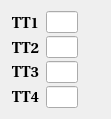
  <widget class="QWidget" name="widget_5" native="true">
   <property name="geometry">
    <rect>
     <x>130</x>
     <y>410</y>
     <width>111</width>
     <height>101</height>
    </rect>
   </property>
   <layout class="QHBoxLayout" name="horizontalLayout_38">
    <item>
     <layout class="QVBoxLayout" name="verticalLayout_26">
      <property name="spacing">
       <number>2</number>
      </property>
      <item>
       <widget class="QLabel" name="label_122">
        <property name="font">
         <font>
          <family>Utopia</family>
          <pointsize>11</pointsize>
          <weight>75</weight>
          <bold>true</bold>
         </font>
        </property>
        <property name="text">
         <string>TT1</string>
        </property>
        <property name="alignment">
         <set>Qt::AlignCenter</set>
        </property>
       </widget>
      </item>
      <item>
       <widget class="QLabel" name="label_123">
        <property name="font">
         <font>
          <family>Utopia</family>
          <pointsize>11</pointsize>
          <weight>75</weight>
          <bold>true</bold>
         </font>
        </property>
        <property name="text">
         <string>TT2</string>
        </property>
        <property name="alignment">
         <set>Qt::AlignCenter</set>
        </property>
       </widget>
      </item>
      <item>
       <widget class="QLabel" name="label_124">
        <property name="font">
         <font>
          <family>Utopia</family>
          <pointsize>11</pointsize>
          <weight>75</weight>
          <bold>true</bold>
         </font>
        </property>
        <property name="text">
         <string>TT3</string>
        </property>
        <property name="alignment">
         <set>Qt::AlignCenter</set>
        </property>
       </widget>
      </item>
      <item>
       <widget class="QLabel" name="label_125">
        <property name="font">
         <font>
          <family>Utopia</family>
          <pointsize>11</pointsize>
          <weight>75</weight>
          <bold>true</bold>
         </font>
        </property>
        <property name="text">
         <string>TT4</string>
        </property>
        <property name="alignment">
         <set>Qt::AlignCenter</set>
        </property>
       </widget>
      </item>
     </layout>
    </item>
    <item>
     <layout class="QHBoxLayout" name="horizontalLayout_39">
      <property name="spacing">
       <number>2</number>
      </property>
      <item>
       <layout class="QVBoxLayout" name="verticalLayout_27">
        <property name="spacing">
         <number>3</number>
        </property>
        <item>
         <widget class="PyDMLineEdit" name="PyDMLineEdit_27">
          <property name="toolTip">
           <string/>
          </property>
          <property name="whatsThis">
           <string>
    Writeable text field to send and display channel values
    </string>
          </property>
          <property name="alignment">
           <set>Qt::AlignCenter</set>
          </property>
          <property name="readOnly">
           <bool>true</bool>
          </property>
         </widget>
        </item>
        <item>
         <widget class="PyDMLineEdit" name="PyDMLineEdit_28">
          <property name="toolTip">
           <string/>
          </property>
          <property name="whatsThis">
           <string>
    Writeable text field to send and display channel values
    </string>
          </property>
          <property name="alignment">
           <set>Qt::AlignCenter</set>
          </property>
          <property name="readOnly">
           <bool>true</bool>
          </property>
         </widget>
        </item>
        <item>
         <widget class="PyDMLineEdit" name="PyDMLineEdit_29">
          <property name="toolTip">
           <string/>
          </property>
          <property name="whatsThis">
           <string>
    Writeable text field to send and display channel values
    </string>
          </property>
          <property name="alignment">
           <set>Qt::AlignCenter</set>
          </property>
          <property name="readOnly">
           <bool>true</bool>
          </property>
         </widget>
        </item>
        <item>
         <widget class="PyDMLineEdit" name="PyDMLineEdit_30">
          <property name="toolTip">
           <string/>
          </property>
          <property name="whatsThis">
           <string>
    Writeable text field to send and display channel values
    </string>
          </property>
          <property name="alignment">
           <set>Qt::AlignCenter</set>
          </property>
          <property name="readOnly">
           <bool>true</bool>
          </property>
         </widget>
        </item>
       </layout>
      </item>
      <item>
       <layout class="QVBoxLayout" name="verticalLayout_28">
        <property name="spacing">
         <number>1</number>
        </property>
        <property name="sizeConstraint">
         <enum>QLayout::SetDefaultConstraint</enum>
        </property>
        <item>
         <widget class="QLabel" name="label_126">
          <property name="sizePolicy">
           <sizepolicy hsizetype="Preferred" vsizetype="Preferred">
            <horstretch>0</horstretch>
            <verstretch>0</verstretch>
           </sizepolicy>
          </property>
          <property name="minimumSize">
           <size>
            <width>20</width>
            <height>20</height>
           </size>
          </property>
          <property name="maximumSize">
           <size>
            <width>20</width>
            <height>20</height>
           </size>
          </property>
          <property name="styleSheet">
           <string notr="true">background-color: transparent;</string>
          </property>
          <property name="text">
           <string/>
          </property>
          <property name="pixmap">
           <pixmap>images/led_red.png</pixmap>
          </property>
          <property name="scaledContents">
           <bool>true</bool>
          </property>
          <property name="alignment">
           <set>Qt::AlignCenter</set>
          </property>
         </widget>
        </item>
        <item>
         <widget class="QLabel" name="label_127">
          <property name="sizePolicy">
           <sizepolicy hsizetype="Preferred" vsizetype="Preferred">
            <horstretch>0</horstretch>
            <verstretch>0</verstretch>
           </sizepolicy>
          </property>
          <property name="minimumSize">
           <size>
            <width>20</width>
            <height>20</height>
           </size>
          </property>
          <property name="maximumSize">
           <size>
            <width>20</width>
            <height>20</height>
           </size>
          </property>
          <property name="styleSheet">
           <string notr="true">background-color: transparent;</string>
          </property>
          <property name="text">
           <string/>
          </property>
          <property name="pixmap">
           <pixmap>images/led_red.png</pixmap>
          </property>
          <property name="scaledContents">
           <bool>true</bool>
          </property>
          <property name="alignment">
           <set>Qt::AlignCenter</set>
          </property>
         </widget>
        </item>
        <item>
         <widget class="QLabel" name="label_128">
          <property name="sizePolicy">
           <sizepolicy hsizetype="Preferred" vsizetype="Preferred">
            <horstretch>0</horstretch>
            <verstretch>0</verstretch>
           </sizepolicy>
          </property>
          <property name="minimumSize">
           <size>
            <width>20</width>
            <height>20</height>
           </size>
          </property>
          <property name="maximumSize">
           <size>
            <width>20</width>
            <height>20</height>
           </size>
          </property>
          <property name="styleSheet">
           <string notr="true">background-color: transparent;</string>
          </property>
          <property name="text">
           <string/>
          </property>
          <property name="pixmap">
           <pixmap>images/led_red.png</pixmap>
          </property>
          <property name="scaledContents">
           <bool>true</bool>
          </property>
          <property name="alignment">
           <set>Qt::AlignCenter</set>
          </property>
         </widget>
        </item>
        <item>
         <widget class="QLabel" name="label_129">
          <property name="sizePolicy">
           <sizepolicy hsizetype="Preferred" vsizetype="Preferred">
            <horstretch>0</horstretch>
            <verstretch>0</verstretch>
           </sizepolicy>
          </property>
          <property name="minimumSize">
           <size>
            <width>20</width>
            <height>20</height>
           </size>
          </property>
          <property name="maximumSize">
           <size>
            <width>20</width>
            <height>20</height>
           </size>
          </property>
          <property name="styleSheet">
           <string notr="true">background-color: transparent;</string>
          </property>
          <property name="text">
           <string/>
          </property>
          <property name="pixmap">
           <pixmap>images/led_red.png</pixmap>
          </property>
          <property name="scaledContents">
           <bool>true</bool>
          </property>
          <property name="alignment">
           <set>Qt::AlignCenter</set>
          </property>
         </widget>
        </item>
       </layout>
      </item>
     </layout>
    </item>
   </layout>
  </widget>
